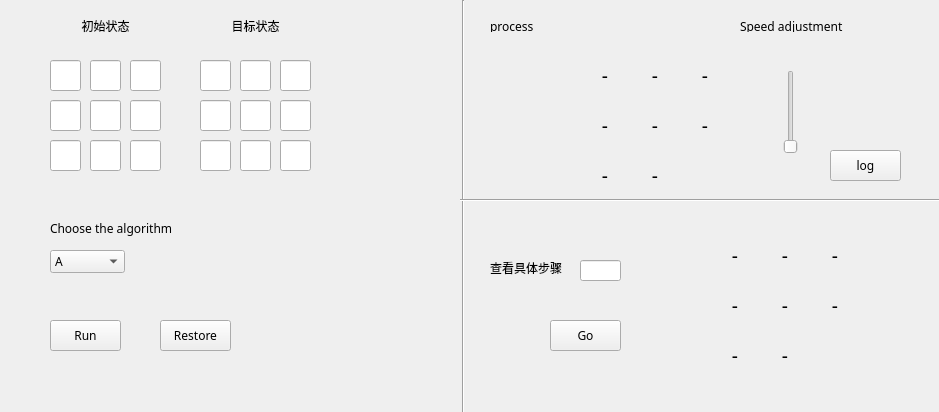
<?xml version="1.0" encoding="UTF-8"?>
<ui version="4.0">
 <class>eightPuzzle</class>
 <widget class="QWidget" name="eightPuzzle">
  <property name="geometry">
   <rect>
    <x>0</x>
    <y>0</y>
    <width>939</width>
    <height>412</height>
   </rect>
  </property>
  <property name="font">
   <font>
    <family>微软雅黑</family>
   </font>
  </property>
  <property name="windowTitle">
   <string>eightPuzzle</string>
  </property>
  <widget class="QLineEdit" name="init6">
   <property name="geometry">
    <rect>
     <x>130</x>
     <y>100</y>
     <width>31</width>
     <height>31</height>
    </rect>
   </property>
   <property name="alignment">
    <set>Qt::AlignCenter</set>
   </property>
  </widget>
  <widget class="QLineEdit" name="final2">
   <property name="geometry">
    <rect>
     <x>240</x>
     <y>60</y>
     <width>31</width>
     <height>31</height>
    </rect>
   </property>
   <property name="alignment">
    <set>Qt::AlignCenter</set>
   </property>
  </widget>
  <widget class="QLineEdit" name="init3">
   <property name="geometry">
    <rect>
     <x>130</x>
     <y>60</y>
     <width>31</width>
     <height>31</height>
    </rect>
   </property>
   <property name="alignment">
    <set>Qt::AlignCenter</set>
   </property>
  </widget>
  <widget class="QLineEdit" name="final7">
   <property name="geometry">
    <rect>
     <x>200</x>
     <y>140</y>
     <width>31</width>
     <height>31</height>
    </rect>
   </property>
   <property name="alignment">
    <set>Qt::AlignCenter</set>
   </property>
  </widget>
  <widget class="QLabel" name="show1">
   <property name="geometry">
    <rect>
     <x>580</x>
     <y>50</y>
     <width>50</width>
     <height>50</height>
    </rect>
   </property>
   <property name="font">
    <font>
     <family>Geeza Pro</family>
     <pointsize>14</pointsize>
    </font>
   </property>
   <property name="layoutDirection">
    <enum>Qt::LeftToRight</enum>
   </property>
   <property name="text">
    <string>-</string>
   </property>
   <property name="alignment">
    <set>Qt::AlignCenter</set>
   </property>
  </widget>
  <widget class="QLineEdit" name="final9">
   <property name="geometry">
    <rect>
     <x>280</x>
     <y>140</y>
     <width>31</width>
     <height>31</height>
    </rect>
   </property>
   <property name="alignment">
    <set>Qt::AlignCenter</set>
   </property>
  </widget>
  <widget class="QLabel" name="show5">
   <property name="geometry">
    <rect>
     <x>630</x>
     <y>100</y>
     <width>50</width>
     <height>50</height>
    </rect>
   </property>
   <property name="font">
    <font>
     <family>Geeza Pro</family>
     <pointsize>14</pointsize>
    </font>
   </property>
   <property name="text">
    <string>-</string>
   </property>
   <property name="alignment">
    <set>Qt::AlignCenter</set>
   </property>
  </widget>
  <widget class="QLineEdit" name="init9">
   <property name="geometry">
    <rect>
     <x>130</x>
     <y>140</y>
     <width>31</width>
     <height>31</height>
    </rect>
   </property>
   <property name="alignment">
    <set>Qt::AlignCenter</set>
   </property>
  </widget>
  <widget class="QLineEdit" name="init7">
   <property name="geometry">
    <rect>
     <x>50</x>
     <y>140</y>
     <width>31</width>
     <height>31</height>
    </rect>
   </property>
   <property name="alignment">
    <set>Qt::AlignCenter</set>
   </property>
  </widget>
  <widget class="QLabel" name="label_10">
   <property name="geometry">
    <rect>
     <x>220</x>
     <y>10</y>
     <width>71</width>
     <height>31</height>
    </rect>
   </property>
   <property name="text">
    <string>目标状态</string>
   </property>
   <property name="alignment">
    <set>Qt::AlignCenter</set>
   </property>
  </widget>
  <widget class="QLineEdit" name="init5">
   <property name="geometry">
    <rect>
     <x>90</x>
     <y>100</y>
     <width>31</width>
     <height>31</height>
    </rect>
   </property>
   <property name="alignment">
    <set>Qt::AlignCenter</set>
   </property>
  </widget>
  <widget class="QLabel" name="show2">
   <property name="geometry">
    <rect>
     <x>630</x>
     <y>50</y>
     <width>50</width>
     <height>50</height>
    </rect>
   </property>
   <property name="font">
    <font>
     <family>Geeza Pro</family>
     <pointsize>14</pointsize>
    </font>
   </property>
   <property name="text">
    <string>-</string>
   </property>
   <property name="alignment">
    <set>Qt::AlignCenter</set>
   </property>
  </widget>
  <widget class="QLineEdit" name="final3">
   <property name="geometry">
    <rect>
     <x>280</x>
     <y>60</y>
     <width>31</width>
     <height>31</height>
    </rect>
   </property>
   <property name="alignment">
    <set>Qt::AlignCenter</set>
   </property>
  </widget>
  <widget class="QLineEdit" name="final4">
   <property name="geometry">
    <rect>
     <x>200</x>
     <y>100</y>
     <width>31</width>
     <height>31</height>
    </rect>
   </property>
   <property name="alignment">
    <set>Qt::AlignCenter</set>
   </property>
  </widget>
  <widget class="QLabel" name="show7">
   <property name="geometry">
    <rect>
     <x>580</x>
     <y>150</y>
     <width>50</width>
     <height>50</height>
    </rect>
   </property>
   <property name="font">
    <font>
     <family>Geeza Pro</family>
     <pointsize>14</pointsize>
    </font>
   </property>
   <property name="text">
    <string>-</string>
   </property>
   <property name="alignment">
    <set>Qt::AlignCenter</set>
   </property>
  </widget>
  <widget class="QLineEdit" name="final6">
   <property name="geometry">
    <rect>
     <x>280</x>
     <y>100</y>
     <width>31</width>
     <height>31</height>
    </rect>
   </property>
   <property name="alignment">
    <set>Qt::AlignCenter</set>
   </property>
  </widget>
  <widget class="QLabel" name="show6">
   <property name="geometry">
    <rect>
     <x>680</x>
     <y>100</y>
     <width>50</width>
     <height>50</height>
    </rect>
   </property>
   <property name="font">
    <font>
     <family>Geeza Pro</family>
     <pointsize>14</pointsize>
    </font>
   </property>
   <property name="text">
    <string>-</string>
   </property>
   <property name="alignment">
    <set>Qt::AlignCenter</set>
   </property>
  </widget>
  <widget class="QLineEdit" name="init1">
   <property name="geometry">
    <rect>
     <x>50</x>
     <y>60</y>
     <width>31</width>
     <height>31</height>
    </rect>
   </property>
   <property name="alignment">
    <set>Qt::AlignCenter</set>
   </property>
  </widget>
  <widget class="QLineEdit" name="final1">
   <property name="geometry">
    <rect>
     <x>200</x>
     <y>60</y>
     <width>31</width>
     <height>31</height>
    </rect>
   </property>
   <property name="alignment">
    <set>Qt::AlignCenter</set>
   </property>
  </widget>
  <widget class="QLineEdit" name="init8">
   <property name="geometry">
    <rect>
     <x>90</x>
     <y>140</y>
     <width>31</width>
     <height>31</height>
    </rect>
   </property>
   <property name="alignment">
    <set>Qt::AlignCenter</set>
   </property>
  </widget>
  <widget class="QLabel" name="show8">
   <property name="geometry">
    <rect>
     <x>630</x>
     <y>150</y>
     <width>50</width>
     <height>50</height>
    </rect>
   </property>
   <property name="font">
    <font>
     <family>Geeza Pro</family>
     <pointsize>14</pointsize>
    </font>
   </property>
   <property name="text">
    <string>-</string>
   </property>
   <property name="alignment">
    <set>Qt::AlignCenter</set>
   </property>
  </widget>
  <widget class="QLabel" name="show9">
   <property name="geometry">
    <rect>
     <x>680</x>
     <y>150</y>
     <width>50</width>
     <height>50</height>
    </rect>
   </property>
   <property name="font">
    <font>
     <family>Geeza Pro</family>
     <pointsize>14</pointsize>
    </font>
   </property>
   <property name="text">
    <string/>
   </property>
   <property name="alignment">
    <set>Qt::AlignCenter</set>
   </property>
  </widget>
  <widget class="QLabel" name="show4">
   <property name="geometry">
    <rect>
     <x>580</x>
     <y>100</y>
     <width>50</width>
     <height>50</height>
    </rect>
   </property>
   <property name="font">
    <font>
     <family>Geeza Pro</family>
     <pointsize>14</pointsize>
    </font>
   </property>
   <property name="text">
    <string>-</string>
   </property>
   <property name="alignment">
    <set>Qt::AlignCenter</set>
   </property>
  </widget>
  <widget class="QLabel" name="show3">
   <property name="geometry">
    <rect>
     <x>680</x>
     <y>50</y>
     <width>50</width>
     <height>50</height>
    </rect>
   </property>
   <property name="font">
    <font>
     <family>Geeza Pro</family>
     <pointsize>14</pointsize>
    </font>
   </property>
   <property name="text">
    <string>-</string>
   </property>
   <property name="alignment">
    <set>Qt::AlignCenter</set>
   </property>
  </widget>
  <widget class="QPushButton" name="Run">
   <property name="geometry">
    <rect>
     <x>50</x>
     <y>320</y>
     <width>71</width>
     <height>31</height>
    </rect>
   </property>
   <property name="text">
    <string>Run</string>
   </property>
  </widget>
  <widget class="QLineEdit" name="init2">
   <property name="geometry">
    <rect>
     <x>90</x>
     <y>60</y>
     <width>31</width>
     <height>31</height>
    </rect>
   </property>
   <property name="alignment">
    <set>Qt::AlignCenter</set>
   </property>
  </widget>
  <widget class="QLineEdit" name="final8">
   <property name="geometry">
    <rect>
     <x>240</x>
     <y>140</y>
     <width>31</width>
     <height>31</height>
    </rect>
   </property>
   <property name="alignment">
    <set>Qt::AlignCenter</set>
   </property>
  </widget>
  <widget class="QLineEdit" name="final5">
   <property name="geometry">
    <rect>
     <x>240</x>
     <y>100</y>
     <width>31</width>
     <height>31</height>
    </rect>
   </property>
   <property name="alignment">
    <set>Qt::AlignCenter</set>
   </property>
  </widget>
  <widget class="QLineEdit" name="init4">
   <property name="geometry">
    <rect>
     <x>50</x>
     <y>100</y>
     <width>31</width>
     <height>31</height>
    </rect>
   </property>
   <property name="alignment">
    <set>Qt::AlignCenter</set>
   </property>
  </widget>
  <widget class="QLabel" name="label_9">
   <property name="geometry">
    <rect>
     <x>70</x>
     <y>10</y>
     <width>71</width>
     <height>31</height>
    </rect>
   </property>
   <property name="text">
    <string>初始状态</string>
   </property>
   <property name="alignment">
    <set>Qt::AlignCenter</set>
   </property>
  </widget>
  <widget class="QPushButton" name="Log">
   <property name="geometry">
    <rect>
     <x>830</x>
     <y>150</y>
     <width>71</width>
     <height>31</height>
    </rect>
   </property>
   <property name="text">
    <string>log</string>
   </property>
  </widget>
  <widget class="Line" name="medline">
   <property name="geometry">
    <rect>
     <x>455</x>
     <y>0</y>
     <width>16</width>
     <height>601</height>
    </rect>
   </property>
   <property name="lineWidth">
    <number>1</number>
   </property>
   <property name="orientation">
    <enum>Qt::Vertical</enum>
   </property>
  </widget>
  <widget class="QLabel" name="Algorithm_lable">
   <property name="geometry">
    <rect>
     <x>50</x>
     <y>220</y>
     <width>131</width>
     <height>16</height>
    </rect>
   </property>
   <property name="text">
    <string>Choose the algorithm</string>
   </property>
  </widget>
  <widget class="QComboBox" name="algorithm_comboBox">
   <property name="geometry">
    <rect>
     <x>50</x>
     <y>250</y>
     <width>75</width>
     <height>23</height>
    </rect>
   </property>
   <property name="editable">
    <bool>false</bool>
   </property>
   <property name="sizeAdjustPolicy">
    <enum>QComboBox::AdjustToContentsOnFirstShow</enum>
   </property>
   <item>
    <property name="text">
     <string>A</string>
    </property>
   </item>
   <item>
    <property name="text">
     <string>宽度搜索</string>
    </property>
   </item>
   <item>
    <property name="text">
     <string>深度搜索</string>
    </property>
   </item>
  </widget>
  <widget class="QLabel" name="process_label">
   <property name="geometry">
    <rect>
     <x>490</x>
     <y>20</y>
     <width>54</width>
     <height>12</height>
    </rect>
   </property>
   <property name="text">
    <string>process</string>
   </property>
  </widget>
  <widget class="QPushButton" name="Restore">
   <property name="geometry">
    <rect>
     <x>160</x>
     <y>320</y>
     <width>71</width>
     <height>31</height>
    </rect>
   </property>
   <property name="text">
    <string>Restore</string>
   </property>
  </widget>
  <widget class="Line" name="line">
   <property name="geometry">
    <rect>
     <x>460</x>
     <y>190</y>
     <width>481</width>
     <height>20</height>
    </rect>
   </property>
   <property name="orientation">
    <enum>Qt::Horizontal</enum>
   </property>
  </widget>
  <widget class="QLabel" name="label">
   <property name="geometry">
    <rect>
     <x>490</x>
     <y>260</y>
     <width>81</width>
     <height>16</height>
    </rect>
   </property>
   <property name="text">
    <string>查看具体步骤</string>
   </property>
  </widget>
  <widget class="QLineEdit" name="lineEdit">
   <property name="geometry">
    <rect>
     <x>580</x>
     <y>260</y>
     <width>41</width>
     <height>21</height>
    </rect>
   </property>
  </widget>
  <widget class="QPushButton" name="Go">
   <property name="geometry">
    <rect>
     <x>550</x>
     <y>320</y>
     <width>71</width>
     <height>31</height>
    </rect>
   </property>
   <property name="text">
    <string>Go</string>
   </property>
  </widget>
  <widget class="QLabel" name="show1_2">
   <property name="geometry">
    <rect>
     <x>710</x>
     <y>230</y>
     <width>50</width>
     <height>50</height>
    </rect>
   </property>
   <property name="font">
    <font>
     <family>Geeza Pro</family>
     <pointsize>14</pointsize>
    </font>
   </property>
   <property name="layoutDirection">
    <enum>Qt::LeftToRight</enum>
   </property>
   <property name="text">
    <string>-</string>
   </property>
   <property name="alignment">
    <set>Qt::AlignCenter</set>
   </property>
  </widget>
  <widget class="QLabel" name="show5_2">
   <property name="geometry">
    <rect>
     <x>760</x>
     <y>280</y>
     <width>50</width>
     <height>50</height>
    </rect>
   </property>
   <property name="font">
    <font>
     <family>Geeza Pro</family>
     <pointsize>14</pointsize>
    </font>
   </property>
   <property name="text">
    <string>-</string>
   </property>
   <property name="alignment">
    <set>Qt::AlignCenter</set>
   </property>
  </widget>
  <widget class="QLabel" name="show7_2">
   <property name="geometry">
    <rect>
     <x>710</x>
     <y>330</y>
     <width>50</width>
     <height>50</height>
    </rect>
   </property>
   <property name="font">
    <font>
     <family>Geeza Pro</family>
     <pointsize>14</pointsize>
    </font>
   </property>
   <property name="text">
    <string>-</string>
   </property>
   <property name="alignment">
    <set>Qt::AlignCenter</set>
   </property>
  </widget>
  <widget class="QLabel" name="show6_2">
   <property name="geometry">
    <rect>
     <x>810</x>
     <y>280</y>
     <width>50</width>
     <height>50</height>
    </rect>
   </property>
   <property name="font">
    <font>
     <family>Geeza Pro</family>
     <pointsize>14</pointsize>
    </font>
   </property>
   <property name="text">
    <string>-</string>
   </property>
   <property name="alignment">
    <set>Qt::AlignCenter</set>
   </property>
  </widget>
  <widget class="QLabel" name="show8_2">
   <property name="geometry">
    <rect>
     <x>760</x>
     <y>330</y>
     <width>50</width>
     <height>50</height>
    </rect>
   </property>
   <property name="font">
    <font>
     <family>Geeza Pro</family>
     <pointsize>14</pointsize>
    </font>
   </property>
   <property name="text">
    <string>-</string>
   </property>
   <property name="alignment">
    <set>Qt::AlignCenter</set>
   </property>
  </widget>
  <widget class="QLabel" name="show9_2">
   <property name="geometry">
    <rect>
     <x>810</x>
     <y>330</y>
     <width>50</width>
     <height>50</height>
    </rect>
   </property>
   <property name="font">
    <font>
     <family>Geeza Pro</family>
     <pointsize>14</pointsize>
    </font>
   </property>
   <property name="text">
    <string/>
   </property>
   <property name="alignment">
    <set>Qt::AlignCenter</set>
   </property>
  </widget>
  <widget class="QLabel" name="show3_2">
   <property name="geometry">
    <rect>
     <x>810</x>
     <y>230</y>
     <width>50</width>
     <height>50</height>
    </rect>
   </property>
   <property name="font">
    <font>
     <family>Geeza Pro</family>
     <pointsize>14</pointsize>
    </font>
   </property>
   <property name="text">
    <string>-</string>
   </property>
   <property name="alignment">
    <set>Qt::AlignCenter</set>
   </property>
  </widget>
  <widget class="QLabel" name="show2_2">
   <property name="geometry">
    <rect>
     <x>760</x>
     <y>230</y>
     <width>50</width>
     <height>50</height>
    </rect>
   </property>
   <property name="font">
    <font>
     <family>Geeza Pro</family>
     <pointsize>14</pointsize>
    </font>
   </property>
   <property name="text">
    <string>-</string>
   </property>
   <property name="alignment">
    <set>Qt::AlignCenter</set>
   </property>
  </widget>
  <widget class="QLabel" name="show4_2">
   <property name="geometry">
    <rect>
     <x>710</x>
     <y>280</y>
     <width>50</width>
     <height>50</height>
    </rect>
   </property>
   <property name="font">
    <font>
     <family>Geeza Pro</family>
     <pointsize>14</pointsize>
    </font>
   </property>
   <property name="text">
    <string>-</string>
   </property>
   <property name="alignment">
    <set>Qt::AlignCenter</set>
   </property>
  </widget>
  <widget class="QSlider" name="verticalSlider">
   <property name="geometry">
    <rect>
     <x>780</x>
     <y>70</y>
     <width>22</width>
     <height>84</height>
    </rect>
   </property>
   <property name="maximum">
    <number>99</number>
   </property>
   <property name="tracking">
    <bool>true</bool>
   </property>
   <property name="orientation">
    <enum>Qt::Vertical</enum>
   </property>
   <property name="invertedAppearance">
    <bool>false</bool>
   </property>
  </widget>
  <widget class="QLabel" name="speed">
   <property name="geometry">
    <rect>
     <x>740</x>
     <y>20</y>
     <width>120</width>
     <height>12</height>
    </rect>
   </property>
   <property name="text">
    <string>Speed adjustment</string>
   </property>
  </widget>
 </widget>
 <layoutdefault spacing="6" margin="11"/>
 <resources/>
 <connections/>
</ui>
